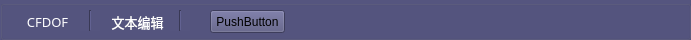
  <widget class="QGroupBox" name="hh">
   <property name="geometry">
    <rect>
     <x>10</x>
     <y>220</y>
     <width>691</width>
     <height>40</height>
    </rect>
   </property>
   <property name="minimumSize">
    <size>
     <width>0</width>
     <height>40</height>
    </size>
   </property>
   <property name="maximumSize">
    <size>
     <width>16777215</width>
     <height>40</height>
    </size>
   </property>
   <property name="styleSheet">
    <string notr="true">background-color: rgb(85, 85, 127);</string>
   </property>
   <property name="title">
    <string/>
   </property>
   <widget class="QPushButton" name="editorButton">
    <property name="geometry">
     <rect>
      <x>100</x>
      <y>10</y>
      <width>75</width>
      <height>23</height>
     </rect>
    </property>
    <property name="font">
     <font>
      <family>微软雅黑</family>
      <pointsize>10</pointsize>
     </font>
    </property>
    <property name="styleSheet">
     <string notr="true">color: rgb(255, 255, 255);</string>
    </property>
    <property name="text">
     <string>文本编辑</string>
    </property>
    <property name="flat">
     <bool>true</bool>
    </property>
   </widget>
   <widget class="QPushButton" name="CFDButton">
    <property name="geometry">
     <rect>
      <x>10</x>
      <y>10</y>
      <width>75</width>
      <height>23</height>
     </rect>
    </property>
    <property name="font">
     <font>
      <family>微软雅黑</family>
      <pointsize>10</pointsize>
     </font>
    </property>
    <property name="styleSheet">
     <string notr="true">color: rgb(255, 255, 255);</string>
    </property>
    <property name="text">
     <string>CFDOF</string>
    </property>
    <property name="flat">
     <bool>true</bool>
    </property>
   </widget>
   <widget class="Line" name="line">
    <property name="geometry">
     <rect>
      <x>80</x>
      <y>10</y>
      <width>20</width>
      <height>21</height>
     </rect>
    </property>
    <property name="styleSheet">
     <string notr="true">color: rgb(255, 255, 255);</string>
    </property>
    <property name="orientation">
     <enum>Qt::Vertical</enum>
    </property>
   </widget>
   <widget class="Line" name="line_2">
    <property name="geometry">
     <rect>
      <x>170</x>
      <y>10</y>
      <width>20</width>
      <height>21</height>
     </rect>
    </property>
    <property name="styleSheet">
     <string notr="true">color: rgb(255, 255, 255);</string>
    </property>
    <property name="orientation">
     <enum>Qt::Vertical</enum>
    </property>
   </widget>
   <widget class="QPushButton" name="pushButton_16">
    <property name="geometry">
     <rect>
      <x>210</x>
      <y>10</y>
      <width>75</width>
      <height>23</height>
     </rect>
    </property>
    <property name="text">
     <string>PushButton</string>
    </property>
   </widget>
  </widget>
